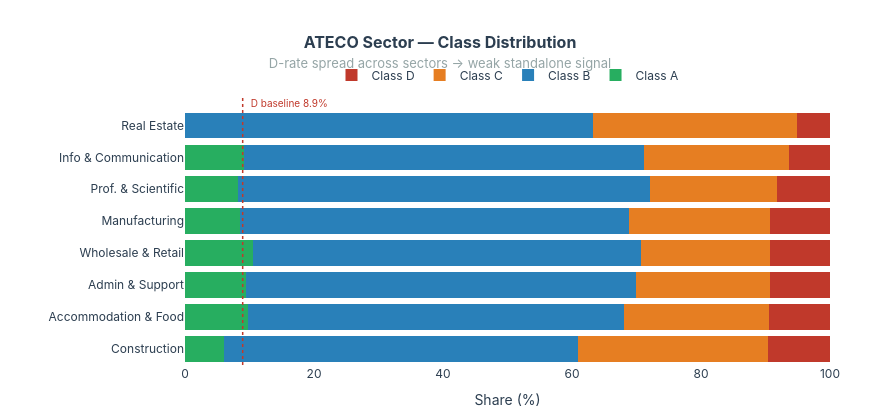

The code cell stored with this chart in its notebook:
### Code cell
# ============================================================
# CHART 1 — ATECO Sector Class Distribution
# ============================================================
import pandas as pd
import plotly.graph_objects as go

TARGET    = "financial_health_class"
YEAR_COL  = "fiscal_year"

# ── Sector mapping (same as your notebook) ──────────────────
ateco_map = {
    (10, 33): "Manufacturing",       (41, 43): "Construction",
    (45, 47): "Wholesale & Retail",  (55, 56): "Accommodation & Food",
    (58, 63): "Info & Communication",(68, 68): "Real Estate",
    (69, 75): "Prof. & Scientific",  (77, 82): "Admin & Support",
}

def get_sector_name(code):
    try:
        c = int(code)
        for (lo, hi), name in ateco_map.items():
            if lo <= c <= hi:
                return name
    except:
        pass
    return "Other"

df = train_df.copy()
df["sector_name"] = (
    df["ateco_sector"].astype(str).str.zfill(2).apply(get_sector_name)
)

# ── Build 100% distribution per sector ──────────────────────
CLASS_ORDER  = ["A", "B", "C", "D"]
CLASS_COLORS = {"A":"#27AE60","B":"#2980B9","C":"#E67E22","D":"#C0392B"}

dist = (
    df.groupby(["sector_name", TARGET])
      .size()
      .unstack(fill_value=0)
      .reindex(columns=CLASS_ORDER, fill_value=0)
)
dist_pct = dist.div(dist.sum(axis=1), axis=0).mul(100)
dist_pct = dist_pct.sort_values("D", ascending=False)

global_d = df[TARGET].value_counts(normalize=True).get("D", 0) * 100

# ── Plot ─────────────────────────────────────────────────────
fig1 = go.Figure()
for cls in CLASS_ORDER:
    fig1.add_trace(go.Bar(
        name=f"Class {cls}",
        x=dist_pct[cls],
        y=dist_pct.index.tolist(),
        orientation="h",
        marker=dict(color=CLASS_COLORS[cls], line=dict(width=0)),
        hovertemplate=f"Class {cls}: %{{x:.1f}}%<extra>%{{y}}</extra>",
    ))

fig1.add_vline(x=global_d, line=dict(color="#C0392B", width=1.5, dash="dot"))
fig1.add_annotation(
    x=global_d, y=len(dist_pct) - 0.3,
    text=f"  D baseline {global_d:.1f}%",
    showarrow=False, font=dict(size=10, color="#C0392B"), xanchor="left",
)

fig1.update_layout(
    title=dict(
        text=(
            "<b>ATECO Sector — Class Distribution</b><br>"
            "<span style='font-size:13px;font-weight:normal;color:#95A5A6'>"
            "D-rate spread across sectors → weak standalone signal"
            "</span>"
        ),
        font=dict(size=16, color="#2C3E50"), x=0.5, xanchor="center",
    ),
    barmode="stack",
    paper_bgcolor="white", plot_bgcolor="white",
    font=dict(family="Inter, Helvetica Neue, Arial", size=12, color="#2C3E50"),
    margin=dict(t=95, l=185, r=50, b=55),
    height=420, width=880,
    legend=dict(orientation="h", yanchor="bottom", y=1.02,
                xanchor="center", x=0.5, font=dict(size=12),
                bgcolor="rgba(0,0,0,0)"),
    xaxis=dict(title="Share (%)", showgrid=False, range=[0, 100], dtick=20),
    yaxis=dict(showgrid=False, tickfont=dict(size=12), automargin=True),
)
fig1.show()

### Figure 1 — Plotly figure (JSON) as saved in the notebook; plotly's stock layout.template omitted (floating-point values rounded to 4 significant figures)
{"data": [{"hovertemplate": "Class A: %{x:.1f}%<extra>%{y}</extra>", "marker": {"color": "#27AE60", "line": {"width": 0}}, "name": "Class A", "orientation": "h", "type": "bar", "x": [6.029, 9.814, 9.38, 10.57, 8.524, 8.242, 9.158, 0.0], "y": ["Construction", "Accommodation & Food", "Admin & Support", "Wholesale & Retail", "Manufacturing", "Prof. & Scientific", "Info & Communication", "Real Estate"]}, {"hovertemplate": "Class B: %{x:.1f}%<extra>%{y}</extra>", "marker": {"color": "#2980B9", "line": {"width": 0}}, "name": "Class B", "orientation": "h", "type": "bar", "x": [54.86, 58.22, 60.47, 60.19, 60.25, 63.92, 62.0, 63.28], "y": ["Construction", "Accommodation & Food", "Admin & Support", "Wholesale & Retail", "Manufacturing", "Prof. & Scientific", "Info & Communication", "Real Estate"]}, {"hovertemplate": "Class C: %{x:.1f}%<extra>%{y}</extra>", "marker": {"color": "#E67E22", "line": {"width": 0}}, "name": "Class C", "orientation": "h", "type": "bar", "x": [29.46, 22.55, 20.77, 19.94, 21.97, 19.6, 22.42, 31.64], "y": ["Construction", "Accommodation & Food", "Admin & Support", "Wholesale & Retail", "Manufacturing", "Prof. & Scientific", "Info & Communication", "Real Estate"]}, {"hovertemplate": "Class D: %{x:.1f}%<extra>%{y}</extra>", "marker": {"color": "#C0392B", "line": {"width": 0}}, "name": "Class D", "orientation": "h", "type": "bar", "x": [9.646, 9.416, 9.38, 9.294, 9.255, 8.242, 6.421, 5.081], "y": ["Construction", "Accommodation & Food", "Admin & Support", "Wholesale & Retail", "Manufacturing", "Prof. & Scientific", "Info & Communication", "Real Estate"]}], "layout": {"annotations": [{"font": {"color": "#C0392B", "size": 10}, "showarrow": false, "text": "  D baseline 8.9%", "x": 8.945, "xanchor": "left", "y": 7.7}], "barmode": "stack", "font": {"color": "#2C3E50", "family": "Inter, Helvetica Neue, Arial", "size": 12}, "height": 420, "legend": {"bgcolor": "rgba(0,0,0,0)", "font": {"size": 12}, "orientation": "h", "x": 0.5, "xanchor": "center", "y": 1.02, "yanchor": "bottom"}, "margin": {"b": 55, "l": 185, "r": 50, "t": 95}, "paper_bgcolor": "white", "plot_bgcolor": "white", "shapes": [{"line": {"color": "#C0392B", "dash": "dot", "width": 1.5}, "type": "line", "x0": 8.945, "x1": 8.945, "xref": "x", "y0": 0, "y1": 1, "yref": "y domain"}], "title": {"font": {"color": "#2C3E50", "size": 16}, "text": "<b>ATECO Sector — Class Distribution</b><br><span style='font-size:13px;font-weight:normal;color:#95A5A6'>D-rate spread across sectors → weak standalone signal</span>", "x": 0.5, "xanchor": "center"}, "width": 880, "xaxis": {"dtick": 20, "range": [0, 100], "showgrid": false, "title": {"text": "Share (%)"}}, "yaxis": {"automargin": true, "showgrid": false, "tickfont": {"size": 12}}}}
